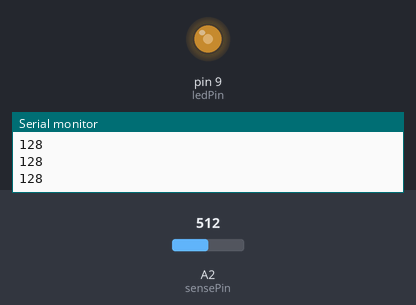
The sketch below on a simulated Arduino Uno, built with avr-gcc and run on an emulated ATmega328P. Parts: output pins drawn as LEDs (lit = HIGH), the last lines printed to the serial monitor. The inputs (shaded band) are chosen by the test bench; at power-on: A2 (sensePin) = 512.

Above: at 1.2 s.
1.3 s: A2 (sensePin) set to 716
At 2.2 s:
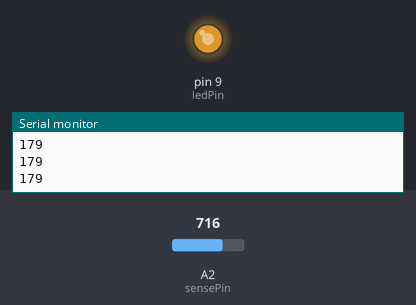
2.8 s: A2 (sensePin) set to 900
At 3.5 s:
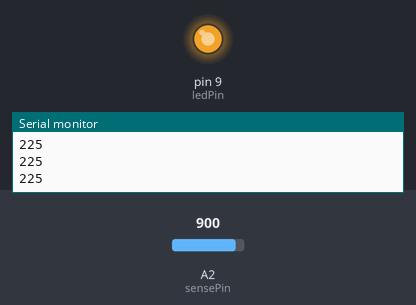
4.3 s: A2 (sensePin) set to 122
At 5.5 s:
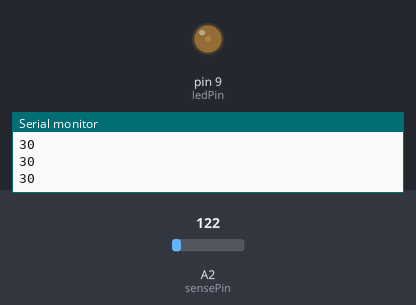
5.8 s: A2 (sensePin) set to 0
At 6.8 s:
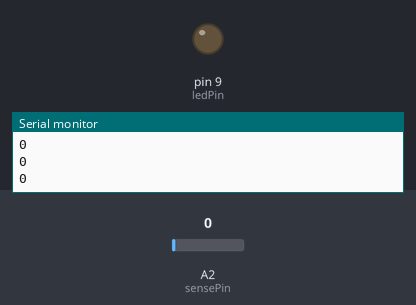
Timing chart, 0 to 8.3 s (numbered marks = the images above; inputs shaded):
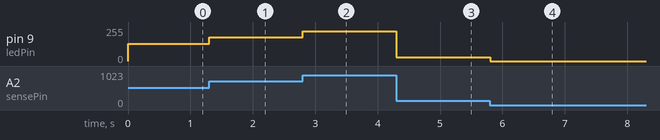

Measured:
- after the input at 1.3 s, pin 9 (ledPin): 128/255 → 179/255 at once
- after the input at 2.8 s, pin 9 (ledPin): 179/255 → 225/255 at once
- after the input at 4.3 s, pin 9 (ledPin): 225/255 → 30/255 at once
- after the input at 5.8 s, pin 9 (ledPin): 30/255 → 0/255 at once

The sketch:

fsr.ino
```cpp
/*
 * Force Sensitive Resistor Test Code
 *
 * The intensity of the LED will vary with the amount of pressure on the sensor
 */

int sensePin = 2;    // the pin the FSR is attached to
int ledPin = 9;      // the pin the LED is attached to (use one capable of PWM)

void setup() {
  Serial.begin(9600);
  pinMode(ledPin, OUTPUT);  // declare the ledPin as an OUTPUT
}

void loop() {
  int value = analogRead(sensePin) / 4; //the voltage on the pin divded by 4 (to scale from 10 bits (0-1024) to 8 (0-255)
  analogWrite(ledPin, value);        //sets the LEDs intensity proportional to the pressure on the sensor
  Serial.println(value);              //print the value to the debug window
}
```
